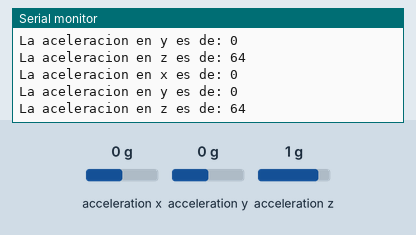
This sketch was run on a simulated Arduino Uno, built with avr-gcc and run on an emulated ATmega328P. Shown: the last lines printed to the serial monitor. Inputs (shaded band) come from the test bench; at power-on: acceleration x 0 g, acceleration y 0 g, acceleration z 1 g.

Above: at 1.3 s.
1.4 s: acceleration x set to -1.4 g
At 1.97 s:
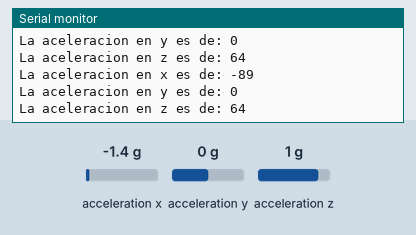
2.9 s: acceleration y set to -1.4 g
At 3.56 s:
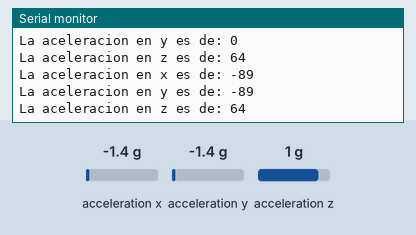
4.4 s: acceleration z set to 0 g
At 5.16 s:
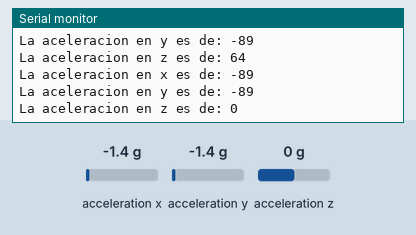

Measured:
- after the input at 1.4 s, the serial monitor: prints a new line after 0.22 s (image 1)
- after the input at 2.9 s, the serial monitor: prints a new line after 0.34 s (image 2)
- after the input at 4.4 s, the serial monitor: prints a new line after 0.47 s (image 3)

The sketch:

Acelerometro_ADXL345.ino
```cpp
/*
 * Fundacion Kinal
 * Centro educativo tecnico laboral Kinal
 * Electronica
 * Grado: Quinto
 * Sección: A
 * Curso: Taller de electronica digital y reparación de computadoras I
 * Nombre: Profe Alejandro
 * Carnet: ---------
 * Proyecto: Acelerometro ADXL345
*/
#include<Wire.h>
#include <SparkFun_ADXL345.h>

ADXL345 acelerometro_ADXL345 = ADXL345();    //constructor para poder utilizar el acelerometro.

//Variables donde guardo las aceleraciones.
int x;
int y;
int z;

void setup() {
  Serial.begin(9600);     //Inicio la comunicacion serial a 9600 baudios.
  Serial.println("Uso del acelerometro ADXL345");
  acelerometro_ADXL345.powerOn();             //Enciendo el acelerometro.
  acelerometro_ADXL345.setRangeSetting(8);    //Configuro para medir la aceleracion con 8g.
}

void loop() {
 /*
  * Obtengo las aceleraciones por cada eje
 */
 acelerometro_ADXL345.readAccel(&x,&y,&z);
 Serial.print("La aceleracion en x es de: ");
 Serial.println(x);
 Serial.print("La aceleracion en y es de: ");
 Serial.println(y);
 Serial.print("La aceleracion en z es de: ");
 Serial.println(z);
 delay(500);
}
```
